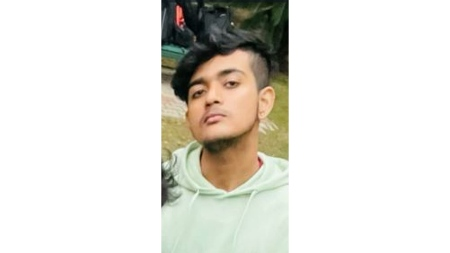
#> input picture C++ STL/Yash_img.jpg, 450 x 253 px
$ python practise.py
#> lines starting #> are read from the running program, lines starting #| are printed output that depends on the picture
from email.mime import image
import cv2
from cv2 import invert

image = cv2.imread("Yash_img.jpg")
#> image is the input picture: shape (253, 450, 3); mean B, G, R 217.9, 224.6, 226.5

grey_img = cv2.cvtColor(image, cv2.COLOR_BGR2GRAY)
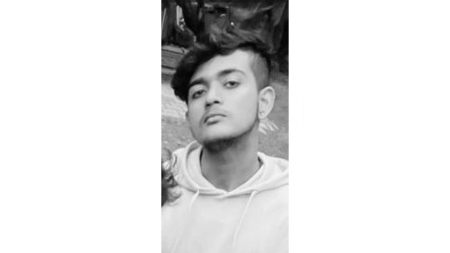
#> grey_img: shape (253, 450); min 2, max 255, mean 224.4
invert = cv2.bitwise_not(grey_img)
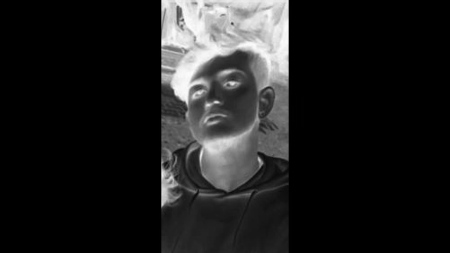
#> invert: shape (253, 450); min 0, max 253, mean 30.6
blur = cv2.GaussianBlur(invert, (21, 21), 0)
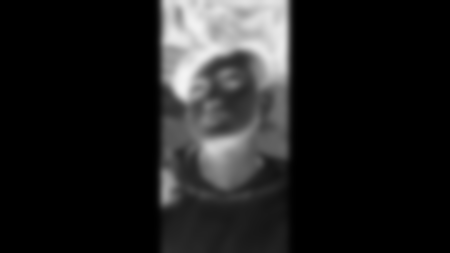
#> blur: shape (253, 450); min 0, max 243, mean 30.6
invertedblur = cv2.bitwise_not(blur)
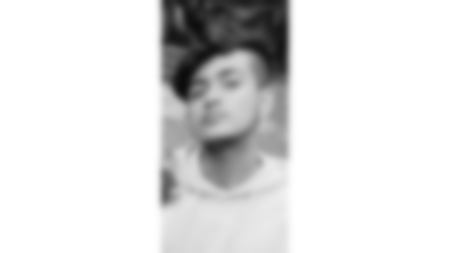
#> invertedblur: shape (253, 450); min 12, max 255, mean 224.4
sketch = cv2.divide(grey_img, invertedblur, scale=256.0)
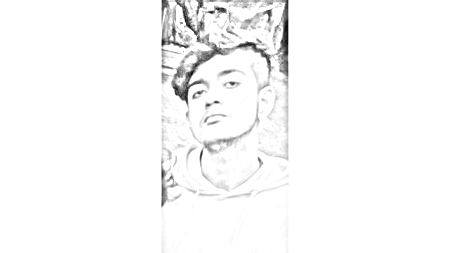
#> sketch: shape (253, 450); min 10, max 255, mean 248.8

cv2.imwrite("sketch.png", sketch)
